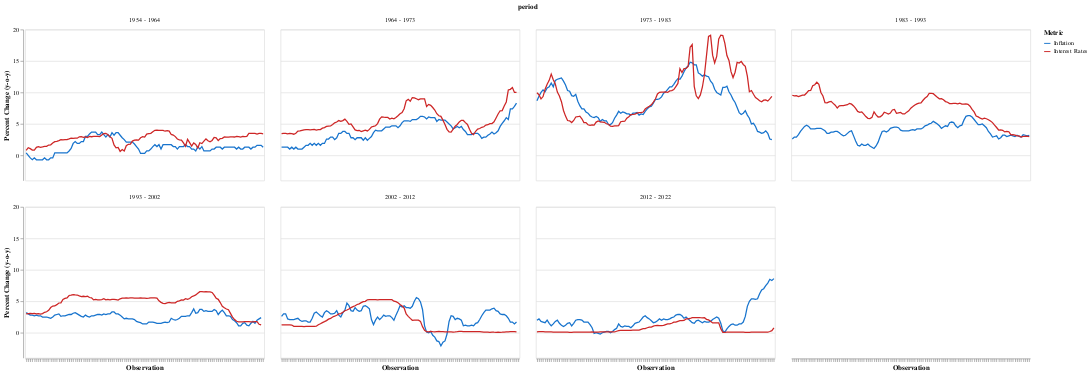

The notebook cell this image was saved under:
### Code cell
alt.Chart(new_df).transform_fold(
    ['period', 'Inflation','Interest Rates']
).mark_line().encode(
    x = alt.X('Observation:O', title = "Observation", axis=alt.Axis(labels=False)),
    y = alt.Y('value:Q', title = 'Percent Change (y-o-y)'),
    color = alt.Color('key:N', scale = scale, legend = alt.Legend(title = "Metric")),
    tooltip = ["Inflation", "Interest Rates"]
).properties(title='', height = 240, width = 380).facet(facet = 'period:N', columns = 4).resolve_scale()

### Figure 1 — Vega-Lite specification as saved in the notebook (floating-point values rounded to 4 significant figures; data arrays with more than 128 entries replaced by an {"elided": "..."} marker saying what was removed)
{"config": {"view": {"continuousWidth": 400, "continuousHeight": 300}}, "data": {"name": "data-eee82e89a7cfb138e1a156a2e6f35dbf"}, "facet": {"field": "period", "type": "nominal"}, "spec": {"mark": "line", "encoding": {"color": {"field": "key", "legend": {"title": "Metric"}, "scale": {"domain": ["Inflation", "Interest Rates"], "range": ["\t#1874CD", "#CD2626"]}, "type": "nominal"}, "tooltip": [{"field": "Inflation", "type": "quantitative"}, {"field": "Interest Rates", "type": "quantitative"}], "x": {"axis": {"labels": false}, "field": "Observation", "title": "Observation", "type": "ordinal"}, "y": {"field": "value", "title": "Percent Change (y-o-y)", "type": "quantitative"}}, "height": 240, "title": "", "transform": [{"fold": ["period", "Inflation", "Interest Rates"]}], "width": 380}, "columns": 4, "resolve": {"scale": {}}, "$schema": "https://vega.github.io/schema/vega-lite/v4.17.0.json", "datasets": {"data-eee82e89a7cfb138e1a156a2e6f35dbf": {"elided": "815 records"}}}
